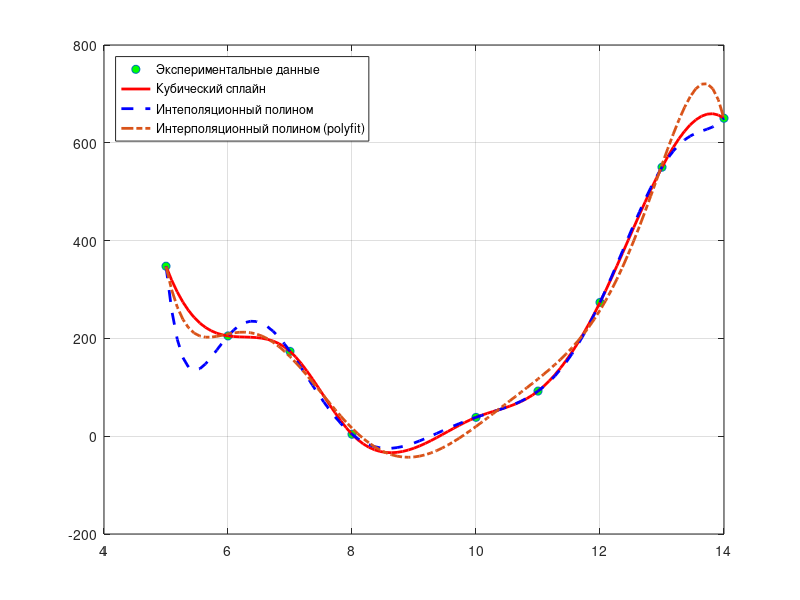

This chart was generated by the following MATLAB code:
clear all;
clc;

function n = opt_polynomial_degree(y)

    m = length(y);
    diff_table = zeros(m, m);
    diff_change = zeros(m-1, 1);
    diff_table(:, 1) = y(:);

    for j = 2:m
        for i = 1:(m-j+1)
            diff_table(i, j) = diff_table(i+1, j-1) - diff_table(i, j-1);
        end
    end
    
    fprintf('Таблица конечных разностей:\n');
    disp(diff_table);

    for k = 2:m
        diff_change(k) = max(diff_table(1:m-k+1, k)) - min(diff_table(1:m-k+1, k));
    end
    disp(diff_change');
    
    [~, min_index] = min(diff_change(2:end-1));
    n = min_index;
    fprintf('Оптимальная степень интерполяционного полинома: %d\n', n);
end

function error = interpolation_error(x, y, xx, polynomial_coeffs)
    
    y_polynomial = polyval(polynomial_coeffs, xx);
    y_real = interp1(x, y, xx, "spline");

    error = 1.0;
    for j = 1:length(xx)
        if (~ismember(x, xx(j)))
            error = error * abs(y_real(j) - y_polynomial(j));
        end
    end
end

t = [5, 6, 7, 8, 10, 11, 12, 13, 14];
y = [347.6, 205.1, 173.5, 4.008, 38.54, 92.25, 273.63, 550.10, 650.19];

n = opt_polynomial_degree(y);

W = vander(t);

polynomial_coeffs = W \ y';

tt = linspace(min(t), max(t), 100);
y_spline = interp1(t, y, tt, "spline");

y_vandermond = polyval(polynomial_coeffs, tt);

y_polyfit = polyval(polyfit(t, y, 7), tt);

error = interpolation_error(t, y, linspace(min(t), max(t), 10), polynomial_coeffs);
fprintf("Ошибка: %4.2f", error);

plot(t, y, 'o', "MarkerfaceColor", "g");
hold on;
grid("on");

plot(tt, y_spline, '-r', "LineWidth", 2);

hold on;

plot(tt, y_vandermond, '--b', "LineWidth", 2)

hold on;

plot(tt, y_polyfit, '-.', "LineWidth", 2)

legend("Экспериментальные данные", "Кубический сплайн", "Интеполяционный полином", "Интерполяционный полином (polyfit)", "Location", "northwest");
